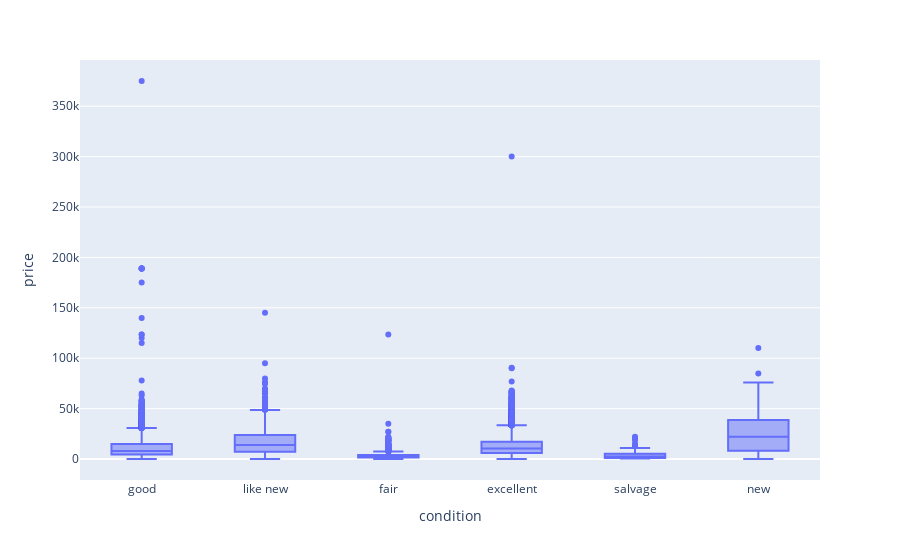

Notebook code for this chart:
### Markdown cell above
# Diagrama de caja

Compara la distribución de precios según la condición del vehículo, destacando diferencias en medianas y dispersión entre categorías.

### Code cell
# Creamos un boxplot
px.box(car_data, x="condition", y="price")

### Figure 1 — Plotly figure (JSON) as saved in the notebook; plotly's stock layout.template omitted (floating-point values rounded to 4 significant figures; data arrays with more than 128 entries replaced by an {"elided": "..."} marker saying what was removed)
{"data": [{"alignmentgroup": "True", "hovertemplate": "condition=%{x}<br>price=%{y}<extra></extra>", "legendgroup": "", "marker": {"color": "#636efa"}, "name": "", "notched": false, "offsetgroup": "", "orientation": "v", "showlegend": false, "type": "box", "x": {"elided": "51525 str values"}, "x0": " ", "xaxis": "x", "y": {"elided": "51525 int values"}, "y0": " ", "yaxis": "y"}], "layout": {"boxmode": "group", "legend": {"tracegroupgap": 0}, "margin": {"t": 60}, "xaxis": {"anchor": "y", "domain": [0, 1], "title": {"text": "condition"}}, "yaxis": {"anchor": "x", "domain": [0, 1], "title": {"text": "price"}}}}
